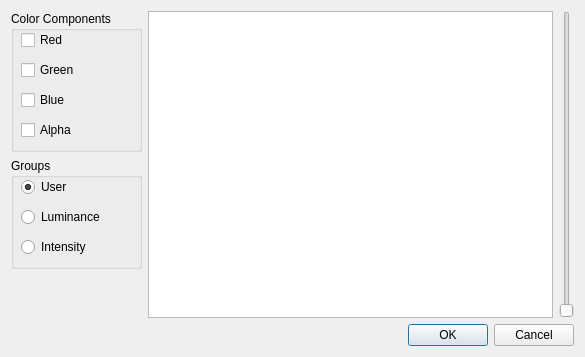
<ui version="4.0" >
 <class>TransDialog1D</class>
 <widget class="QDialog" name="TransDialog1D" >
  <property name="windowModality" >
   <enum>Qt::NonModal</enum>
  </property>
  <property name="geometry" >
   <rect>
    <x>0</x>
    <y>0</y>
    <width>585</width>
    <height>356</height>
   </rect>
  </property>
  <property name="sizePolicy" >
   <sizepolicy vsizetype="Fixed" hsizetype="Fixed" >
    <horstretch>0</horstretch>
    <verstretch>0</verstretch>
   </sizepolicy>
  </property>
  <property name="contextMenuPolicy" >
   <enum>Qt::NoContextMenu</enum>
  </property>
  <property name="windowTitle" >
   <string>1D Transfer Function Editor</string>
  </property>
  <property name="locale" >
   <locale country="UnitedStates" language="English" />
  </property>
  <property name="sizeGripEnabled" >
   <bool>false</bool>
  </property>
  <property name="modal" >
   <bool>false</bool>
  </property>
  <layout class="QGridLayout" name="gridLayout" >
   <item row="0" column="0" >
    <widget class="QGroupBox" name="groupBox_Components" >
     <property name="minimumSize" >
      <size>
       <width>131</width>
       <height>141</height>
      </size>
     </property>
     <property name="maximumSize" >
      <size>
       <width>131</width>
       <height>141</height>
      </size>
     </property>
     <property name="locale" >
      <locale country="UnitedStates" language="English" />
     </property>
     <property name="title" >
      <string>Color Components</string>
     </property>
     <property name="flat" >
      <bool>false</bool>
     </property>
     <property name="checkable" >
      <bool>false</bool>
     </property>
     <widget class="QCheckBox" name="checkBox_Red" >
      <property name="geometry" >
       <rect>
        <x>10</x>
        <y>20</y>
        <width>72</width>
        <height>18</height>
       </rect>
      </property>
      <property name="text" >
       <string>Red</string>
      </property>
     </widget>
     <widget class="QCheckBox" name="checkBox_Green" >
      <property name="geometry" >
       <rect>
        <x>10</x>
        <y>50</y>
        <width>72</width>
        <height>18</height>
       </rect>
      </property>
      <property name="text" >
       <string>Green</string>
      </property>
     </widget>
     <widget class="QCheckBox" name="checkBox_Blue" >
      <property name="geometry" >
       <rect>
        <x>10</x>
        <y>80</y>
        <width>72</width>
        <height>18</height>
       </rect>
      </property>
      <property name="text" >
       <string>Blue</string>
      </property>
     </widget>
     <widget class="QCheckBox" name="checkBox_Alpha" >
      <property name="geometry" >
       <rect>
        <x>10</x>
        <y>110</y>
        <width>72</width>
        <height>18</height>
       </rect>
      </property>
      <property name="text" >
       <string>Alpha</string>
      </property>
     </widget>
    </widget>
   </item>
   <item rowspan="3" row="0" column="1" >
    <widget class="QGraphicsView" name="graphicsView_Histogram" >
     <property name="minimumSize" >
      <size>
       <width>309</width>
       <height>307</height>
      </size>
     </property>
     <property name="locale" >
      <locale country="UnitedStates" language="English" />
     </property>
     <property name="renderHints" >
      <set>QPainter::Antialiasing|QPainter::TextAntialiasing</set>
     </property>
    </widget>
   </item>
   <item rowspan="3" row="0" column="2" >
    <widget class="QSlider" name="verticalSlider_ScaleHistogram" >
     <property name="orientation" >
      <enum>Qt::Vertical</enum>
     </property>
    </widget>
   </item>
   <item row="1" column="0" >
    <widget class="QGroupBox" name="groupBox_Groups" >
     <property name="minimumSize" >
      <size>
       <width>131</width>
       <height>111</height>
      </size>
     </property>
     <property name="maximumSize" >
      <size>
       <width>131</width>
       <height>111</height>
      </size>
     </property>
     <property name="title" >
      <string>Groups</string>
     </property>
     <widget class="QRadioButton" name="radioButton_User" >
      <property name="geometry" >
       <rect>
        <x>10</x>
        <y>20</y>
        <width>84</width>
        <height>18</height>
       </rect>
      </property>
      <property name="text" >
       <string>User</string>
      </property>
      <property name="checked" >
       <bool>true</bool>
      </property>
     </widget>
     <widget class="QRadioButton" name="radioButton_Luminance" >
      <property name="geometry" >
       <rect>
        <x>10</x>
        <y>50</y>
        <width>84</width>
        <height>18</height>
       </rect>
      </property>
      <property name="text" >
       <string>Luminance</string>
      </property>
     </widget>
     <widget class="QRadioButton" name="radioButton_Intensity" >
      <property name="geometry" >
       <rect>
        <x>10</x>
        <y>80</y>
        <width>84</width>
        <height>18</height>
       </rect>
      </property>
      <property name="text" >
       <string>Intensity</string>
      </property>
     </widget>
    </widget>
   </item>
   <item row="2" column="0" >
    <spacer name="verticalSpacer" >
     <property name="orientation" >
      <enum>Qt::Vertical</enum>
     </property>
     <property name="sizeHint" stdset="0" >
      <size>
       <width>128</width>
       <height>40</height>
      </size>
     </property>
    </spacer>
   </item>
   <item row="3" column="0" colspan="3" >
    <widget class="QDialogButtonBox" name="buttonBox" >
     <property name="locale" >
      <locale country="UnitedStates" language="English" />
     </property>
     <property name="orientation" >
      <enum>Qt::Horizontal</enum>
     </property>
     <property name="standardButtons" >
      <set>QDialogButtonBox::Cancel|QDialogButtonBox::Ok</set>
     </property>
    </widget>
   </item>
  </layout>
 </widget>
 <tabstops>
  <tabstop>checkBox_Red</tabstop>
  <tabstop>checkBox_Green</tabstop>
  <tabstop>checkBox_Blue</tabstop>
  <tabstop>checkBox_Alpha</tabstop>
  <tabstop>radioButton_User</tabstop>
  <tabstop>radioButton_Luminance</tabstop>
  <tabstop>radioButton_Intensity</tabstop>
  <tabstop>graphicsView_Histogram</tabstop>
  <tabstop>verticalSlider_ScaleHistogram</tabstop>
  <tabstop>buttonBox</tabstop>
 </tabstops>
 <resources/>
 <connections>
  <connection>
   <sender>buttonBox</sender>
   <signal>accepted()</signal>
   <receiver>TransDialog1D</receiver>
   <slot>accept()</slot>
   <hints>
    <hint type="sourcelabel" >
     <x>257</x>
     <y>346</y>
    </hint>
    <hint type="destinationlabel" >
     <x>157</x>
     <y>274</y>
    </hint>
   </hints>
  </connection>
  <connection>
   <sender>buttonBox</sender>
   <signal>rejected()</signal>
   <receiver>TransDialog1D</receiver>
   <slot>reject()</slot>
   <hints>
    <hint type="sourcelabel" >
     <x>325</x>
     <y>346</y>
    </hint>
    <hint type="destinationlabel" >
     <x>286</x>
     <y>274</y>
    </hint>
   </hints>
  </connection>
  <connection>
   <sender>checkBox_Red</sender>
   <signal>clicked()</signal>
   <receiver>TransDialog1D</receiver>
   <slot>SetUserMode()</slot>
   <hints>
    <hint type="sourcelabel" >
     <x>54</x>
     <y>37</y>
    </hint>
    <hint type="destinationlabel" >
     <x>292</x>
     <y>177</y>
    </hint>
   </hints>
  </connection>
  <connection>
   <sender>checkBox_Green</sender>
   <signal>clicked()</signal>
   <receiver>TransDialog1D</receiver>
   <slot>SetUserMode()</slot>
   <hints>
    <hint type="sourcelabel" >
     <x>54</x>
     <y>67</y>
    </hint>
    <hint type="destinationlabel" >
     <x>292</x>
     <y>177</y>
    </hint>
   </hints>
  </connection>
  <connection>
   <sender>checkBox_Blue</sender>
   <signal>clicked()</signal>
   <receiver>TransDialog1D</receiver>
   <slot>SetUserMode()</slot>
   <hints>
    <hint type="sourcelabel" >
     <x>54</x>
     <y>97</y>
    </hint>
    <hint type="destinationlabel" >
     <x>292</x>
     <y>177</y>
    </hint>
   </hints>
  </connection>
  <connection>
   <sender>checkBox_Alpha</sender>
   <signal>clicked()</signal>
   <receiver>TransDialog1D</receiver>
   <slot>SetUserMode()</slot>
   <hints>
    <hint type="sourcelabel" >
     <x>54</x>
     <y>127</y>
    </hint>
    <hint type="destinationlabel" >
     <x>292</x>
     <y>177</y>
    </hint>
   </hints>
  </connection>
  <connection>
   <sender>radioButton_Intensity</sender>
   <signal>clicked()</signal>
   <receiver>TransDialog1D</receiver>
   <slot>SetIntensityMode()</slot>
   <hints>
    <hint type="sourcelabel" >
     <x>60</x>
     <y>244</y>
    </hint>
    <hint type="destinationlabel" >
     <x>292</x>
     <y>177</y>
    </hint>
   </hints>
  </connection>
  <connection>
   <sender>radioButton_Luminance</sender>
   <signal>clicked()</signal>
   <receiver>TransDialog1D</receiver>
   <slot>SetLuminanceMode()</slot>
   <hints>
    <hint type="sourcelabel" >
     <x>60</x>
     <y>214</y>
    </hint>
    <hint type="destinationlabel" >
     <x>292</x>
     <y>177</y>
    </hint>
   </hints>
  </connection>
 </connections>
 <slots>
  <slot>SetUserMode()</slot>
  <slot>SetLuminanceMode()</slot>
  <slot>SetIntensityMode()</slot>
 </slots>
</ui>
